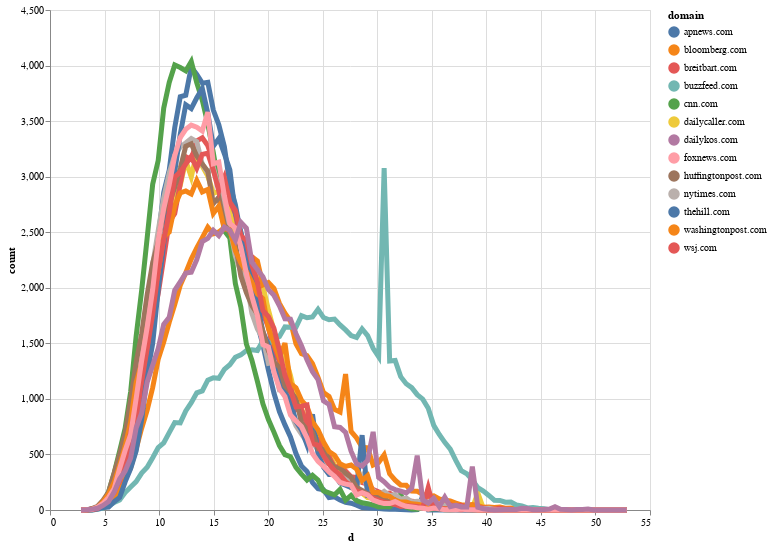

Here is the notebook cell this chart was saved with:
### Code cell
plot_step_hist_interactive(x, ys)

### Figure 1 — Vega-Lite specification as saved in the notebook (floating-point values rounded to 4 significant figures; data arrays with more than 128 entries replaced by an {"elided": "..."} marker saying what was removed)
{"$schema": "https://vega.github.io/schema/vega-lite/v2.6.0.json", "config": {"view": {"height": 300, "width": 400}}, "datasets": {"data-aad33ac8ea93d92a2c009eb821e77fab": {"elided": "1300 records"}}, "layer": [{"data": {"name": "data-aad33ac8ea93d92a2c009eb821e77fab"}, "encoding": {"color": {"field": "domain", "type": "nominal"}, "opacity": {"value": 0}, "x": {"field": "d", "scale": {"zero": false}, "type": "quantitative"}, "y": {"field": "count", "type": "quantitative"}}, "height": 500, "mark": "circle", "selection": {"selector010": {"empty": "all", "fields": ["domain"], "nearest": true, "on": "mouseover", "resolve": "global", "type": "single"}}, "width": 600}, {"data": {"name": "data-aad33ac8ea93d92a2c009eb821e77fab"}, "encoding": {"color": {"field": "domain", "type": "nominal"}, "size": {"condition": {"selection": {"not": "selector010"}, "value": 2}, "value": 5}, "tooltip": {"field": "domain", "type": "nominal"}, "x": {"field": "d", "scale": {"zero": false}, "type": "quantitative"}, "y": {"field": "count", "type": "quantitative"}}, "height": 500, "mark": "line", "width": 700}]}
